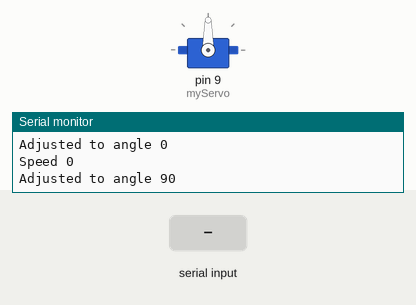
Recording of a sketch running on a simulated Arduino Uno, built with avr-gcc and run on an emulated ATmega328P. On the bench: servo, the last lines printed to the serial monitor. Inputs (shaded band) come from the test bench.

Above: at 4.2 s.
4.3 s: "90,45\n" received over Serial
At 5.1 s:
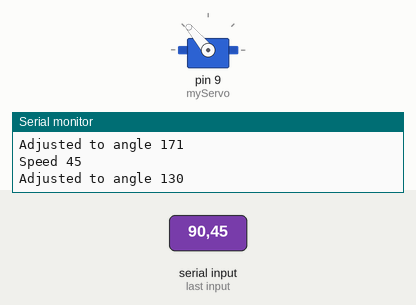
6.8 s: "30,150\n" received over Serial
At 7.6 s:
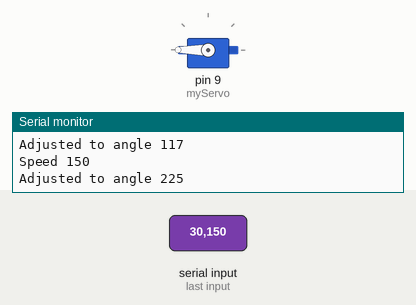
Timing chart, 0 to 9.8 s (numbered marks = the images above; inputs shaded):
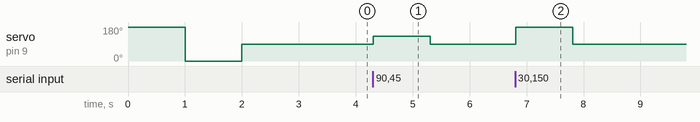

Measured:
- after the input at 4.3 s, servo on pin 9 (myServo): 90° → 130° at once, → 90° 1.0 s later
- after the input at 6.8 s, servo on pin 9 (myServo): 90° → 180° at once, → 90° 1.0 s later

The sketch:

brushless_test.ino
```cpp
// this uses the Arduino servo library included with version 0012

// caution, this code sweeps the motor up to maximum speed !
// make sure the motor is mounted securily before running.

#include <Servo.h>

Servo myServo;

void arm(){
  setSpeed(100);
  delay(1000);
  setSpeed(-100);
  delay(1000);
  setSpeed(0);
  delay(1000);
}

void setSpeed(int speed) {

  //-100 - 100
  //-100 - fullx throttle reverse
  //100 - full throttle forward
  //0 - nuetral
  Serial.println("Speed " + String(speed));
  int angle = map(speed, -100, 100, 0, 180);
  Serial.println("Adjusted to angle " + String(angle));

  myServo.write(angle);
}

void setup()
{
  Serial.begin(9600);
  myServo.attach(9);
  arm();
}

void loop()
{
  if (Serial.available()) {
    int input = Serial.parseInt();
    setSpeed(input);
  }
}
```
